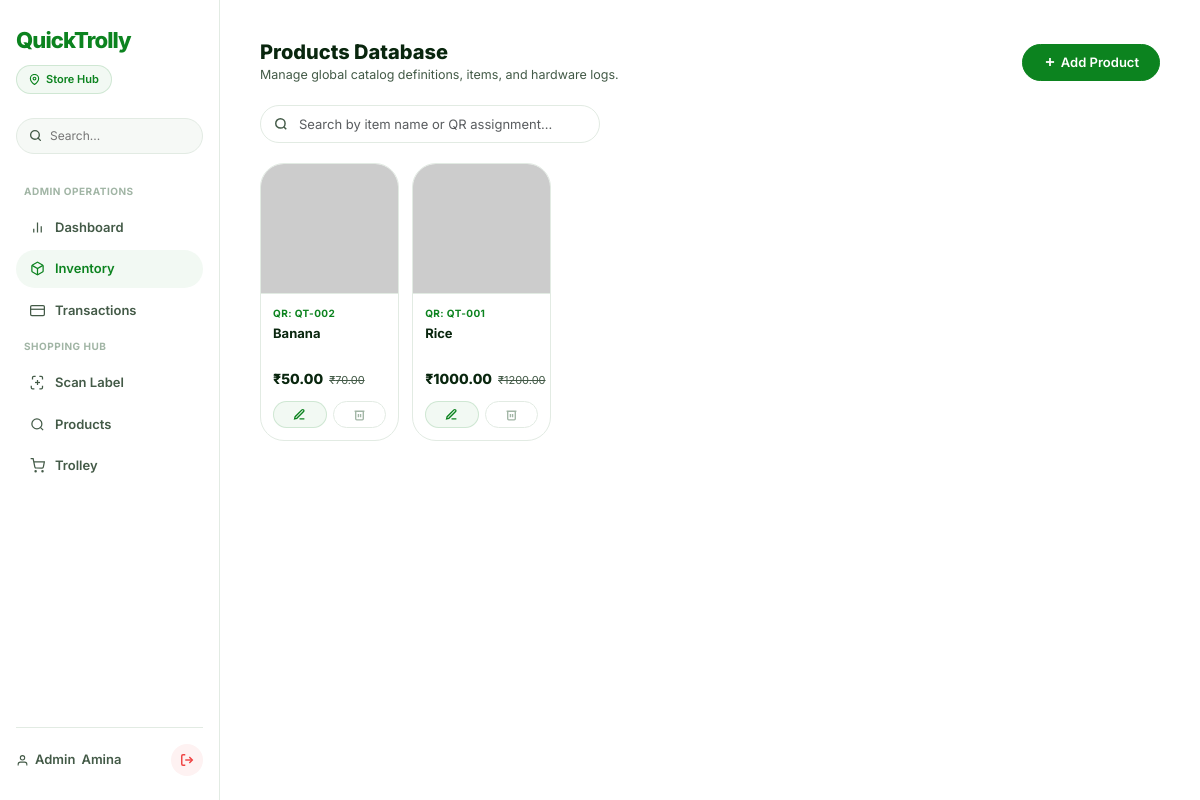
/admin/products (signed in), run on the app's committed database.
### tables this page shows
CREATE TABLE products (
                id INTEGER PRIMARY KEY AUTOINCREMENT,
                name TEXT NOT NULL,
                price REAL NOT NULL,
                qr_code TEXT UNIQUE NOT NULL,
                image TEXT DEFAULT '',
                barcode_number TEXT UNIQUE,
                barcode_image TEXT DEFAULT NULL,
                created_at TIMESTAMP DEFAULT CURRENT_TIMESTAMP,
                updated_at TIMESTAMP DEFAULT NULL
            , original_price REAL DEFAULT 0.0);

### app.py (the view)
@app.route('/admin/products')
@admin_required
def admin_products():
    products = db.get_all_products()
    return render_template('admin/products.html', products=products)

### app.py (called while the page is built)
def admin_required(f):
    @functools.wraps(f)
    def wrap(*args, **kwargs):
        if 'user_id' not in session or session.get('role') != 'admin':
            flash('Access denied. Admins only.', 'danger')
            return redirect(url_for('index'))
        return f(*args, **kwargs)
    return wrap

### models.py (called while the page is built)
    def _row_to_dict(self, row):
        if row is None:
            return None
        return dict(row)

    def get_all_products(self):
        self.cursor.execute('SELECT * FROM products ORDER BY created_at DESC')
        rows = self.cursor.fetchall()
        products = []
        for row in rows:
            product = self._row_to_dict(row)
            product['_id'] = str(product['id'])
            products.append(product)
        return products

### templates/admin/products.html (shortened to what this page needs)
{% extends "base.html" %}
{% block content %}
<div class="admin-title-panel">
    <div>
        <h2 style="font-weight: 800; font-size: 20px; color: var(--text-main); margin: 0;">Products Database</h2>
        <p style="margin: 2px 0 0; color: var(--text-muted); font-size: 12.5px;">Manage global catalog definitions, items, and hardware logs.</p>
    </div>
    <a href="{{ url_for('admin_add_product') }}" class="btn btn-market-solid btn-admin-add-override" style="display: inline-flex; align-items: center; gap: 4px;">
        <svg width="14" height="14" viewBox="0 0 24 24" fill="none" stroke="currentColor" stroke-width="3"><line x1="12" y1="5" x2="12" y2="19"/><line x1="5" y1="12" x2="19" y2="12"/></svg>
        Add Product
    </a>
</div>
<div class="admin-search-wrap">
    <input type="text" id="search-input" class="form-control" placeholder="Search by item name or QR assignment...">
</div>
<div id="products-container">
    {% if products %}
    <div class="row g-3" id="products-grid">
        {% for product in products %}
        <div class="col-xl-2 col-lg-3 col-md-4 col-6" data-product-card>
            <div class="admin-inventory-card">
                <div class="admin-image-viewport">
                    <img src="{{ product.image }}" class="admin-img" alt="{{ product.name }}"
                         onerror="this.src='https://placehold.co/400x300/f6f9f6/a1b5a5?text=No+Image'">
                </div>
                <div class="admin-card-body">
                    <div class="admin-card-sku">QR: {{ product.qr_code }}</div>
                    <p class="admin-card-name" title="{{ product.name }}">{{ product.name }}</p>
                    <div class="admin-card-price-stack">
                        <span class="admin-card-price">₹{{ "%.2f"|format(product.price) }}</span>
                        {% if product.original_price and product.original_price|float > product.price|float %}
                            <span class="admin-card-mrp">₹{{ "%.2f"|format(product.original_price) }}</span>
                        {% endif %}
                    </div>
                    <div class="action-control-row">
                        <a href="{{ url_for('admin_edit_product', product_id=product._id) }}" class="btn-action-edit" title="Edit Product">
                            <svg width="13" height="13" viewBox="0 0 24 24" fill="none" stroke="currentColor" stroke-width="2.5"><path d="M12 20h9"/><path d="M16.5 3.5a2.121 2.121 0 0 1 3 3L7 19l-4 1 1-4L16.5 3.5z"/></svg>
                        </a>
                        <button onclick="deleteProduct('{{ product._id }}','{{ product.name.replace("'", "\\'") }}')" class="btn-action-delete" type="button" title="Delete Product">
                            <svg width="13" height="13" viewBox="0 0 24 24" fill="none" stroke="currentColor" stroke-width="2.5"><polyline points="3 6 5 6 21 6"/><path d="M19 6v14a2 2 0 0 1-2 2H7a2 2 0 0 1-2-2V6"/><line x1="10" y1="11" x2="10" y2="17"/><line x1="14" y1="11" x2="14" y2="17"/></svg>
                        </button>
                    </div>
                </div>
            </div>
        </div>
        {% endfor %}
    </div>
    {% endif %}
</div>
{% endblock %}

### templates/base.html (style rules this page uses)
:root { --supermarket-green: #0C831F; --supermarket-green-dark: #075E14; --supermarket-green-light: #F2F9F3; --supermarket-green-border: rgba(12, 131, 31, 0.15); --alert-red: #ef4444; --alert-red-light: #fef2f2; --canvas-white: #ffffff; --aisle-gray: #f6f9f6; --border-flat: #e2ebe3; --border-focus: #0C831F; --text-main: #09260E; --text-muted: #435A47; --text-sub: #A1B5A5; --radius-pill: 999px; --radius-box: 24px; --sidebar-width: 220px; --mobile-nav-height: 56px; }
*, *::before, *::after { box-sizing: border-box; margin: 0; padding: 0; box-shadow: none !important; text-shadow: none !important; font-family: 'Inter', -apple-system, BlinkMacSystemFont, sans-serif !important; }
html, body { width: 100%; min-height: 100vh; background-color: var(--canvas-white); color: var(--text-main); font-size: 13px; line-height: 1.5; -webkit-font-smoothing: antialiased; }
a { text-decoration: none; color: inherit; }
.btn { font-weight: 600; border-radius: var(--radius-pill) !important; font-size: 13px; padding: 8px 20px; }
.btn-market-solid { background: var(--supermarket-green); border: 1px solid var(--supermarket-green); }

### templates/admin/products.html (style rules this page uses)
.admin-title-panel { display: flex; align-items: center; justify-content: space-between; gap: 12px; flex-wrap: wrap; margin-bottom: 20px; }
.admin-search-wrap { position: relative; width: 100%; max-width: 340px; margin-bottom: 20px; }
.admin-search-wrap input { padding-left: 38px; border-radius: var(--radius-pill) !important; border: 1px solid var(--border-flat) !important; height: 38px; font-size: 13px; }
.admin-inventory-card { background: #ffffff; border: 1px solid var(--border-flat); border-radius: var(--radius-box); overflow: hidden; height: 100%; display: flex; flex-direction: column; transition: border-color 0.2s ease, box-shadow 0.2s ease; }
.admin-image-viewport { position: relative; background: var(--aisle-gray); border-bottom: 1px solid var(--border-flat); height: 130px; width: 100%; overflow: hidden; }
.admin-img { width: 100%; height: 100%; object-fit: cover; }
.admin-card-body { padding: 12px; flex: 1; display: flex; flex-direction: column; }
.admin-card-sku { font-size: 10px; font-weight: 700; color: var(--supermarket-green); text-transform: uppercase; letter-spacing: 0.04em; margin-bottom: 3px; }
.admin-card-name { font-weight: 700; font-size: 13px; color: var(--text-main); margin-bottom: 8px; display: -webkit-box; -webkit-line-clamp: 2; -webkit-box-orient: vertical; overflow: hidden; text-overflow: ellipsis; min-height: 36px; line-height: 1.4; }
.admin-card-price-stack { display: flex; align-items: baseline; gap: 6px; margin-bottom: 12px; }
.admin-card-price { font-weight: 800; font-size: 14px; color: var(--text-main); }
.admin-card-mrp { font-size: 11px; color: var(--text-muted); text-decoration: line-through; }
.action-control-row { display: flex; gap: 6px; margin-top: auto; }
.btn-action-edit { background: var(--supermarket-green-light); border: 1px solid var(--supermarket-green-border); color: var(--supermarket-green); border-radius: var(--radius-pill); flex: 1; font-size: 12px; padding: 6px; display: inline-flex; align-items: center; justify-content: center; font-weight: 700; transition: all 0.15s ease; }
.btn-action-delete { background: #ffffff; border: 1px solid var(--border-flat); color: var(--text-sub); border-radius: var(--radius-pill); flex: 1; font-size: 12px; padding: 6px; display: inline-flex; align-items: center; justify-content: center; transition: all 0.15s ease; }
.btn-admin-add-override { color: #ffffff !important; }

### data on the page
products: qr_code "QT-002", name "Banana", price "50.00", original_price "70.00"
products: qr_code "QT-001", name "Rice", price "1000.00", original_price "1200.00"

### other printed values
{{ session.get('name').split()[0] if session.get('name') else 'User' }} "Admin"
